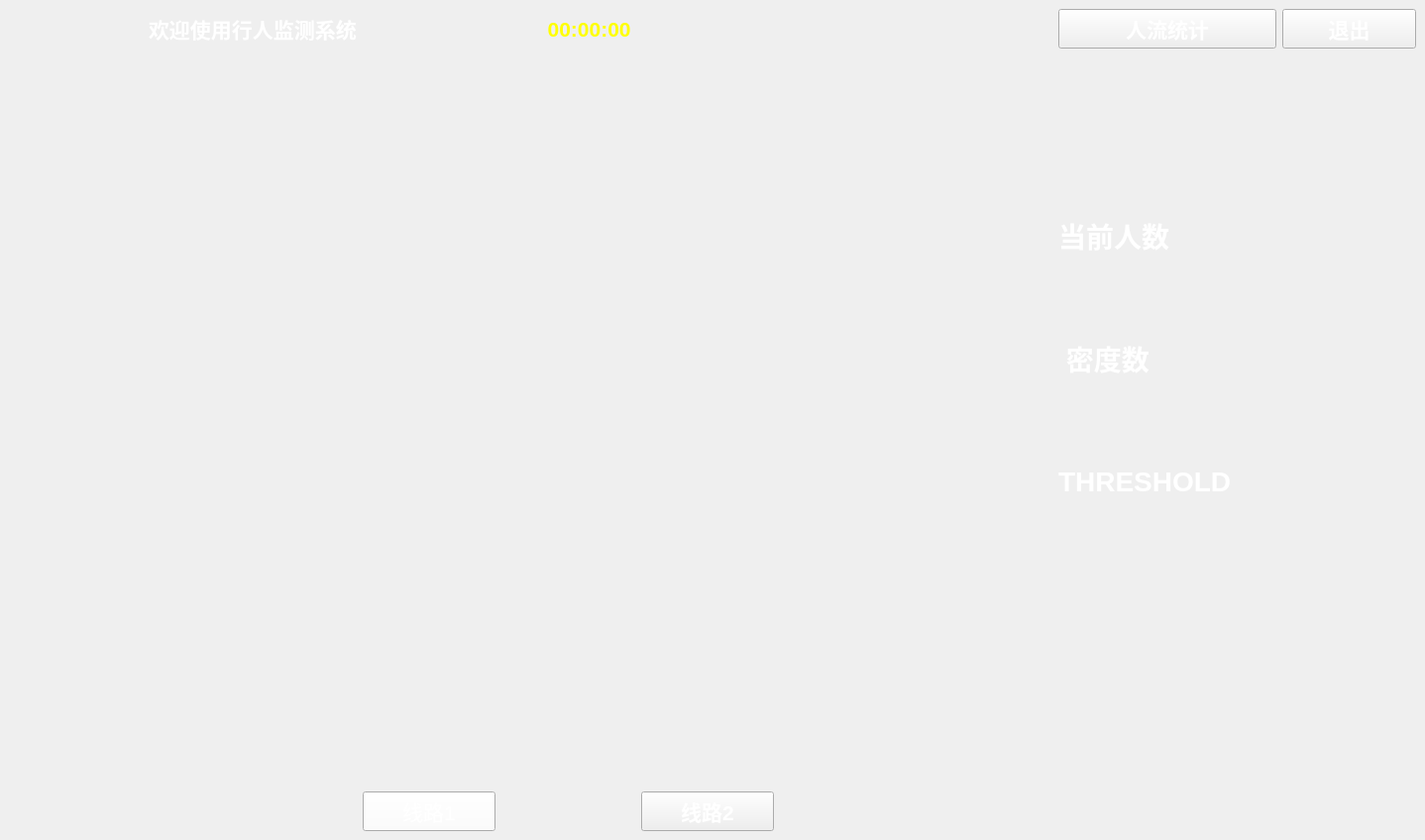
<?xml version="1.0" encoding="UTF-8"?>
<ui version="4.0">
 <class>MainWindow</class>
 <widget class="QMainWindow" name="MainWindow">
  <property name="geometry">
   <rect>
    <x>0</x>
    <y>0</y>
    <width>1438</width>
    <height>848</height>
   </rect>
  </property>
  <property name="palette">
   <palette>
    <active/>
    <inactive/>
    <disabled/>
   </palette>
  </property>
  <property name="font">
   <font>
    <pointsize>16</pointsize>
    <weight>75</weight>
    <bold>true</bold>
   </font>
  </property>
  <property name="windowTitle">
   <string>MainWindow</string>
  </property>
  <property name="autoFillBackground">
   <bool>false</bool>
  </property>
  <property name="styleSheet">
   <string notr="true">background-image: url(:/bg/back_img/b5.jpg);
</string>
  </property>
  <widget class="QWidget" name="centralwidget">
   <layout class="QGridLayout" name="gridLayout">
    <item row="0" column="1">
     <widget class="QLabel" name="label">
      <property name="palette">
       <palette>
        <active>
         <colorrole role="WindowText">
          <brush brushstyle="SolidPattern">
           <color alpha="255">
            <red>255</red>
            <green>255</green>
            <blue>255</blue>
           </color>
          </brush>
         </colorrole>
        </active>
        <inactive>
         <colorrole role="WindowText">
          <brush brushstyle="SolidPattern">
           <color alpha="255">
            <red>255</red>
            <green>255</green>
            <blue>255</blue>
           </color>
          </brush>
         </colorrole>
        </inactive>
        <disabled>
         <colorrole role="WindowText">
          <brush brushstyle="SolidPattern">
           <color alpha="255">
            <red>120</red>
            <green>120</green>
            <blue>120</blue>
           </color>
          </brush>
         </colorrole>
        </disabled>
       </palette>
      </property>
      <property name="font">
       <font>
        <family>Arial Rounded MT Bold</family>
        <pointsize>16</pointsize>
        <weight>75</weight>
        <bold>true</bold>
       </font>
      </property>
      <property name="styleSheet">
       <string notr="true"/>
      </property>
      <property name="text">
       <string>欢迎使用行人监测系统</string>
      </property>
     </widget>
    </item>
    <item row="0" column="0">
     <widget class="QLabel" name="label_4">
      <property name="styleSheet">
       <string notr="true">image: url(:/bg/back_img/b2.png);</string>
      </property>
      <property name="text">
       <string/>
      </property>
     </widget>
    </item>
    <item row="0" column="7">
     <widget class="QPushButton" name="B_histogram">
      <property name="palette">
       <palette>
        <active>
         <colorrole role="WindowText">
          <brush brushstyle="SolidPattern">
           <color alpha="255">
            <red>255</red>
            <green>255</green>
            <blue>255</blue>
           </color>
          </brush>
         </colorrole>
         <colorrole role="ButtonText">
          <brush brushstyle="SolidPattern">
           <color alpha="255">
            <red>255</red>
            <green>255</green>
            <blue>255</blue>
           </color>
          </brush>
         </colorrole>
        </active>
        <inactive>
         <colorrole role="WindowText">
          <brush brushstyle="SolidPattern">
           <color alpha="255">
            <red>255</red>
            <green>255</green>
            <blue>255</blue>
           </color>
          </brush>
         </colorrole>
         <colorrole role="ButtonText">
          <brush brushstyle="SolidPattern">
           <color alpha="255">
            <red>255</red>
            <green>255</green>
            <blue>255</blue>
           </color>
          </brush>
         </colorrole>
        </inactive>
        <disabled>
         <colorrole role="WindowText">
          <brush brushstyle="SolidPattern">
           <color alpha="255">
            <red>120</red>
            <green>120</green>
            <blue>120</blue>
           </color>
          </brush>
         </colorrole>
         <colorrole role="ButtonText">
          <brush brushstyle="SolidPattern">
           <color alpha="255">
            <red>120</red>
            <green>120</green>
            <blue>120</blue>
           </color>
          </brush>
         </colorrole>
        </disabled>
       </palette>
      </property>
      <property name="font">
       <font>
        <pointsize>16</pointsize>
        <weight>75</weight>
        <bold>true</bold>
       </font>
      </property>
      <property name="text">
       <string>人流统计</string>
      </property>
     </widget>
    </item>
    <item row="5" column="7">
     <layout class="QVBoxLayout" name="verticalLayout_3"/>
    </item>
    <item row="7" column="0">
     <layout class="QVBoxLayout" name="verticalLayout_5"/>
    </item>
    <item row="3" column="7">
     <layout class="QVBoxLayout" name="verticalLayout">
      <item>
       <widget class="QLabel" name="label_11">
        <property name="palette">
         <palette>
          <active>
           <colorrole role="WindowText">
            <brush brushstyle="SolidPattern">
             <color alpha="255">
              <red>255</red>
              <green>255</green>
              <blue>255</blue>
             </color>
            </brush>
           </colorrole>
          </active>
          <inactive>
           <colorrole role="WindowText">
            <brush brushstyle="SolidPattern">
             <color alpha="255">
              <red>255</red>
              <green>255</green>
              <blue>255</blue>
             </color>
            </brush>
           </colorrole>
          </inactive>
          <disabled>
           <colorrole role="WindowText">
            <brush brushstyle="SolidPattern">
             <color alpha="255">
              <red>120</red>
              <green>120</green>
              <blue>120</blue>
             </color>
            </brush>
           </colorrole>
          </disabled>
         </palette>
        </property>
        <property name="font">
         <font>
          <pointsize>21</pointsize>
          <weight>75</weight>
          <bold>true</bold>
         </font>
        </property>
        <property name="text">
         <string> 密度数 </string>
        </property>
       </widget>
      </item>
     </layout>
    </item>
    <item row="0" column="8">
     <widget class="QPushButton" name="B_exit">
      <property name="palette">
       <palette>
        <active>
         <colorrole role="ButtonText">
          <brush brushstyle="SolidPattern">
           <color alpha="255">
            <red>255</red>
            <green>255</green>
            <blue>255</blue>
           </color>
          </brush>
         </colorrole>
        </active>
        <inactive>
         <colorrole role="ButtonText">
          <brush brushstyle="SolidPattern">
           <color alpha="255">
            <red>255</red>
            <green>255</green>
            <blue>255</blue>
           </color>
          </brush>
         </colorrole>
        </inactive>
        <disabled>
         <colorrole role="ButtonText">
          <brush brushstyle="SolidPattern">
           <color alpha="255">
            <red>120</red>
            <green>120</green>
            <blue>120</blue>
           </color>
          </brush>
         </colorrole>
        </disabled>
       </palette>
      </property>
      <property name="font">
       <font>
        <pointsize>16</pointsize>
        <weight>75</weight>
        <bold>true</bold>
       </font>
      </property>
      <property name="text">
       <string>退出</string>
      </property>
     </widget>
    </item>
    <item row="7" column="3">
     <layout class="QHBoxLayout" name="horizontalLayout_4"/>
    </item>
    <item row="7" column="1">
     <layout class="QHBoxLayout" name="horizontalLayout"/>
    </item>
    <item row="3" column="8">
     <widget class="QLabel" name="label_12">
      <property name="palette">
       <palette>
        <active>
         <colorrole role="WindowText">
          <brush brushstyle="SolidPattern">
           <color alpha="255">
            <red>255</red>
            <green>255</green>
            <blue>0</blue>
           </color>
          </brush>
         </colorrole>
        </active>
        <inactive>
         <colorrole role="WindowText">
          <brush brushstyle="SolidPattern">
           <color alpha="255">
            <red>255</red>
            <green>255</green>
            <blue>0</blue>
           </color>
          </brush>
         </colorrole>
        </inactive>
        <disabled>
         <colorrole role="WindowText">
          <brush brushstyle="SolidPattern">
           <color alpha="255">
            <red>120</red>
            <green>120</green>
            <blue>120</blue>
           </color>
          </brush>
         </colorrole>
        </disabled>
       </palette>
      </property>
      <property name="font">
       <font>
        <family>Arial</family>
        <pointsize>22</pointsize>
       </font>
      </property>
      <property name="text">
       <string/>
      </property>
     </widget>
    </item>
    <item row="4" column="8">
     <widget class="QLabel" name="label_13">
      <property name="styleSheet">
       <string notr="true">image: url(:/bg/back_img/green.png);</string>
      </property>
      <property name="text">
       <string/>
      </property>
     </widget>
    </item>
    <item row="7" column="2">
     <layout class="QHBoxLayout" name="horizontalLayout_5">
      <item>
       <widget class="QPushButton" name="B_video1">
        <property name="palette">
         <palette>
          <active>
           <colorrole role="WindowText">
            <brush brushstyle="SolidPattern">
             <color alpha="255">
              <red>255</red>
              <green>255</green>
              <blue>255</blue>
             </color>
            </brush>
           </colorrole>
           <colorrole role="Button">
            <brush brushstyle="SolidPattern">
             <color alpha="255">
              <red>255</red>
              <green>255</green>
              <blue>255</blue>
             </color>
            </brush>
           </colorrole>
           <colorrole role="ButtonText">
            <brush brushstyle="SolidPattern">
             <color alpha="255">
              <red>255</red>
              <green>255</green>
              <blue>255</blue>
             </color>
            </brush>
           </colorrole>
          </active>
          <inactive>
           <colorrole role="WindowText">
            <brush brushstyle="SolidPattern">
             <color alpha="255">
              <red>255</red>
              <green>255</green>
              <blue>255</blue>
             </color>
            </brush>
           </colorrole>
           <colorrole role="Button">
            <brush brushstyle="SolidPattern">
             <color alpha="255">
              <red>255</red>
              <green>255</green>
              <blue>255</blue>
             </color>
            </brush>
           </colorrole>
           <colorrole role="ButtonText">
            <brush brushstyle="SolidPattern">
             <color alpha="255">
              <red>255</red>
              <green>255</green>
              <blue>255</blue>
             </color>
            </brush>
           </colorrole>
          </inactive>
          <disabled>
           <colorrole role="WindowText">
            <brush brushstyle="SolidPattern">
             <color alpha="255">
              <red>120</red>
              <green>120</green>
              <blue>120</blue>
             </color>
            </brush>
           </colorrole>
           <colorrole role="Button">
            <brush brushstyle="SolidPattern">
             <color alpha="255">
              <red>255</red>
              <green>255</green>
              <blue>255</blue>
             </color>
            </brush>
           </colorrole>
           <colorrole role="ButtonText">
            <brush brushstyle="SolidPattern">
             <color alpha="255">
              <red>120</red>
              <green>120</green>
              <blue>120</blue>
             </color>
            </brush>
           </colorrole>
          </disabled>
         </palette>
        </property>
        <property name="font">
         <font>
          <pointsize>16</pointsize>
          <weight>50</weight>
          <bold>false</bold>
         </font>
        </property>
        <property name="text">
         <string>线路1</string>
        </property>
       </widget>
      </item>
     </layout>
    </item>
    <item row="4" column="7">
     <widget class="QLabel" name="label_14">
      <property name="palette">
       <palette>
        <active>
         <colorrole role="WindowText">
          <brush brushstyle="SolidPattern">
           <color alpha="255">
            <red>255</red>
            <green>255</green>
            <blue>255</blue>
           </color>
          </brush>
         </colorrole>
        </active>
        <inactive>
         <colorrole role="WindowText">
          <brush brushstyle="SolidPattern">
           <color alpha="255">
            <red>255</red>
            <green>255</green>
            <blue>255</blue>
           </color>
          </brush>
         </colorrole>
        </inactive>
        <disabled>
         <colorrole role="WindowText">
          <brush brushstyle="SolidPattern">
           <color alpha="255">
            <red>120</red>
            <green>120</green>
            <blue>120</blue>
           </color>
          </brush>
         </colorrole>
        </disabled>
       </palette>
      </property>
      <property name="font">
       <font>
        <pointsize>21</pointsize>
        <weight>75</weight>
        <bold>true</bold>
       </font>
      </property>
      <property name="text">
       <string>THRESHOLD</string>
      </property>
     </widget>
    </item>
    <item row="1" column="1" rowspan="6" colspan="6">
     <widget class="QLabel" name="label_5">
      <property name="autoFillBackground">
       <bool>false</bool>
      </property>
      <property name="styleSheet">
       <string notr="true">border-image: url(:/bg/back_img/b9.jpg);</string>
      </property>
      <property name="text">
       <string/>
      </property>
      <property name="scaledContents">
       <bool>true</bool>
      </property>
     </widget>
    </item>
    <item row="0" column="3">
     <widget class="QLabel" name="label_2">
      <property name="palette">
       <palette>
        <active>
         <colorrole role="WindowText">
          <brush brushstyle="SolidPattern">
           <color alpha="255">
            <red>255</red>
            <green>255</green>
            <blue>0</blue>
           </color>
          </brush>
         </colorrole>
        </active>
        <inactive>
         <colorrole role="WindowText">
          <brush brushstyle="SolidPattern">
           <color alpha="255">
            <red>255</red>
            <green>255</green>
            <blue>0</blue>
           </color>
          </brush>
         </colorrole>
        </inactive>
        <disabled>
         <colorrole role="WindowText">
          <brush brushstyle="SolidPattern">
           <color alpha="255">
            <red>120</red>
            <green>120</green>
            <blue>120</blue>
           </color>
          </brush>
         </colorrole>
        </disabled>
       </palette>
      </property>
      <property name="font">
       <font>
        <family>Arial</family>
        <pointsize>16</pointsize>
       </font>
      </property>
      <property name="text">
       <string>        00:00:00</string>
      </property>
     </widget>
    </item>
    <item row="2" column="8">
     <widget class="QLabel" name="label_9">
      <property name="palette">
       <palette>
        <active>
         <colorrole role="WindowText">
          <brush brushstyle="SolidPattern">
           <color alpha="255">
            <red>255</red>
            <green>255</green>
            <blue>0</blue>
           </color>
          </brush>
         </colorrole>
        </active>
        <inactive>
         <colorrole role="WindowText">
          <brush brushstyle="SolidPattern">
           <color alpha="255">
            <red>255</red>
            <green>255</green>
            <blue>0</blue>
           </color>
          </brush>
         </colorrole>
        </inactive>
        <disabled>
         <colorrole role="WindowText">
          <brush brushstyle="SolidPattern">
           <color alpha="255">
            <red>120</red>
            <green>120</green>
            <blue>120</blue>
           </color>
          </brush>
         </colorrole>
        </disabled>
       </palette>
      </property>
      <property name="font">
       <font>
        <family>Arial</family>
        <pointsize>22</pointsize>
        <weight>50</weight>
        <bold>false</bold>
       </font>
      </property>
      <property name="text">
       <string/>
      </property>
     </widget>
    </item>
    <item row="2" column="7">
     <layout class="QHBoxLayout" name="horizontalLayout_2">
      <item>
       <widget class="QLabel" name="label_10">
        <property name="minimumSize">
         <size>
          <width>220</width>
          <height>0</height>
         </size>
        </property>
        <property name="palette">
         <palette>
          <active>
           <colorrole role="WindowText">
            <brush brushstyle="SolidPattern">
             <color alpha="255">
              <red>255</red>
              <green>255</green>
              <blue>255</blue>
             </color>
            </brush>
           </colorrole>
          </active>
          <inactive>
           <colorrole role="WindowText">
            <brush brushstyle="SolidPattern">
             <color alpha="255">
              <red>255</red>
              <green>255</green>
              <blue>255</blue>
             </color>
            </brush>
           </colorrole>
          </inactive>
          <disabled>
           <colorrole role="WindowText">
            <brush brushstyle="SolidPattern">
             <color alpha="255">
              <red>120</red>
              <green>120</green>
              <blue>120</blue>
             </color>
            </brush>
           </colorrole>
          </disabled>
         </palette>
        </property>
        <property name="font">
         <font>
          <pointsize>21</pointsize>
          <weight>75</weight>
          <bold>true</bold>
         </font>
        </property>
        <property name="text">
         <string>当前人数</string>
        </property>
       </widget>
      </item>
     </layout>
    </item>
    <item row="7" column="4">
     <widget class="QPushButton" name="channel2">
      <property name="palette">
       <palette>
        <active>
         <colorrole role="ButtonText">
          <brush brushstyle="SolidPattern">
           <color alpha="255">
            <red>255</red>
            <green>255</green>
            <blue>255</blue>
           </color>
          </brush>
         </colorrole>
        </active>
        <inactive>
         <colorrole role="ButtonText">
          <brush brushstyle="SolidPattern">
           <color alpha="255">
            <red>255</red>
            <green>255</green>
            <blue>255</blue>
           </color>
          </brush>
         </colorrole>
        </inactive>
        <disabled>
         <colorrole role="ButtonText">
          <brush brushstyle="SolidPattern">
           <color alpha="255">
            <red>120</red>
            <green>120</green>
            <blue>120</blue>
           </color>
          </brush>
         </colorrole>
        </disabled>
       </palette>
      </property>
      <property name="font">
       <font>
        <pointsize>16</pointsize>
       </font>
      </property>
      <property name="text">
       <string>线路2</string>
      </property>
     </widget>
    </item>
   </layout>
  </widget>
 </widget>
 <resources>
  <include location="../image.qrc"/>
 </resources>
 <connections>
  <connection>
   <sender>B_exit</sender>
   <signal>clicked()</signal>
   <receiver>MainWindow</receiver>
   <slot>close()</slot>
   <hints>
    <hint type="sourcelabel">
     <x>1156</x>
     <y>38</y>
    </hint>
    <hint type="destinationlabel">
     <x>1202</x>
     <y>96</y>
    </hint>
   </hints>
  </connection>
 </connections>
</ui>
